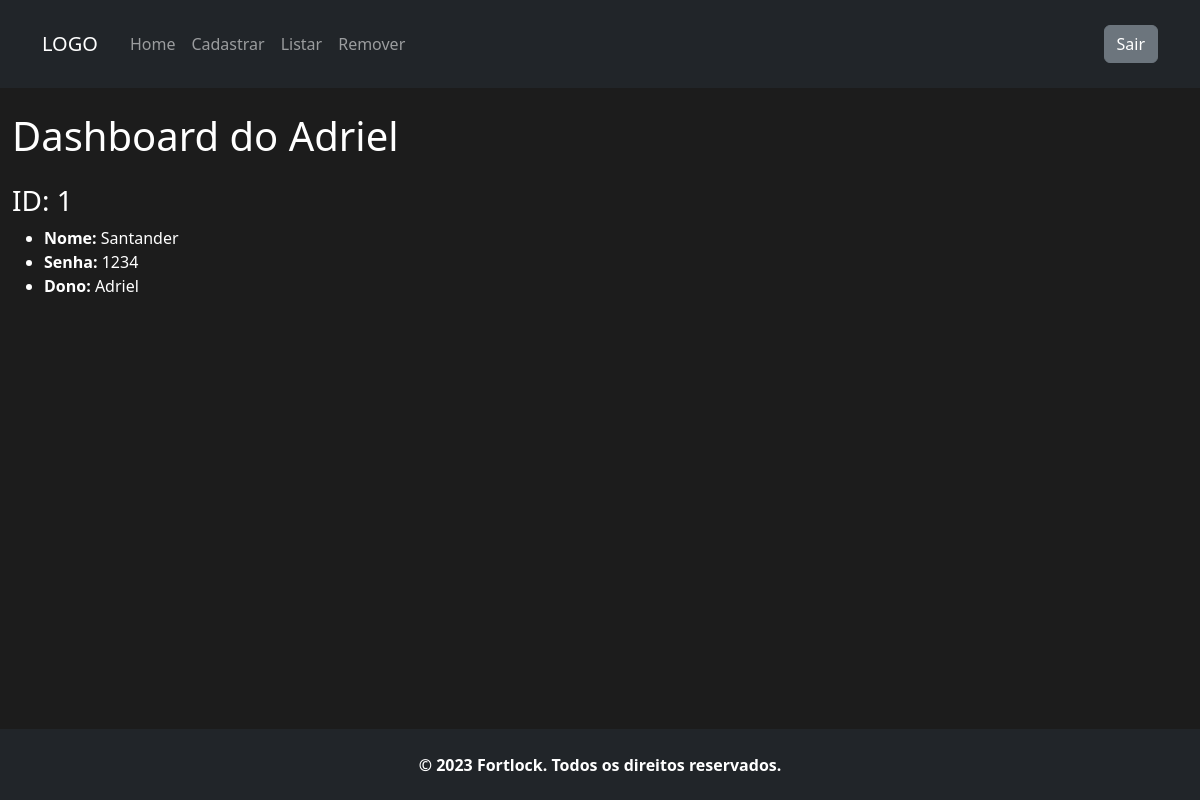
Screenshot of /dashboard/ (signed in) with the database file from the repository.
### fortlock_app/models.py (models this page shows, shortened)
class Usuario(models.Model):
    matricula = models.CharField(max_length=30, unique=True)
    nome = models.CharField(max_length=50)
    email = models.CharField(max_length=100, unique=True)
    senhaMestra = models.CharField(max_length=30)
    def __str__(self):
        return self.nome  # Defina como deseja que o usuário seja representado

class Cofre(models.Model):
    nome = models.CharField(max_length=30)
    senha = models.CharField(max_length=30)
    usuario = models.ForeignKey(Usuario, on_delete=models.CASCADE, default=1)

### fortlock_app/views.py (the view)
# urls.py: path('dashboard/', views.homeDashboard, name='homeDashboard'),
def homeDashboard(request):
    user_id = request.session.get('user_id')
    if user_id is not None:
        usuario = Usuario.objects.get(pk=user_id)
        cofres = Cofre.objects.filter(usuario=usuario)
        return render(request, 'fortlock_app/dashboard/home.html', {'cofres': cofres, 'usuario': usuario})
    else:
        return redirect('login')

### fortlock_app/templates/fortlock_app/dashboard/home.html (shortened to what this page needs)
{% with page_title="Fortlock - Dashboard" %}
    {% include "fortlock_app/dashboard/header.html" %}
{% endwith %}
    <main class="container-fluid pt-4">
        <h1 class="mb-4">Dashboard do {{ usuario.nome }}</h1>
        {% for cofre in cofres %}
            <h3>ID: {{ cofre.id }}</h3>
            <ul>
                <li><strong>Nome: </strong>{{ cofre.nome }}</li>
                <li><strong>Senha: </strong>{{ cofre.senha }}</li>
                <li><strong>Dono: </strong>{{ cofre.usuario }}</li>
            </ul>
        {% endfor %}
    </main>
    {% include "footer.html" %}
</body>
</html>

### fortlock_app/templates/fortlock_app/dashboard/header.html (shortened to what this page needs)
<!DOCTYPE html>
<html>
<head>
    <link rel="stylesheet" href="../static/css/style.css">
    <link rel="stylesheet" href="https://cdn.jsdelivr.net/npm/bootstrap-icons@1.11.1/font/bootstrap-icons.css">
    {% load bootstrap5 %}
    {% bootstrap_css %}
</head>
<body class="principal">
    <header>
        <nav class="navbar navbar-expand-lg navbar-dark bg-dark py-4">
            <div class="container">
                <a class="navbar-brand me-4" href="/">LOGO</a>
                <div class="collapse navbar-collapse" id="navbarSupportedContent">
                    <ul class="navbar-nav me-auto mb-2 mb-lg-0">
                        <li class="nav-item">
                            <a class="nav-link" aria-current="page" href="/">Home</a>
                        </li>
                        <li class="nav-item">
                            <a class="nav-link" href="{% url 'cadastrar' %}">Cadastrar</a>
                        </li>
                        <li class="nav-item">
                            <a class="nav-link" href="{% url 'listar' %}">Listar</a>
                        </li>
                        <li class="nav-item">
                            <a class="nav-link" href="{% url 'remover' %}">Remover</a>
                        </li>
                    </ul>
                </div>
                <a class="btn btn-secondary" role="button" href="{% url 'logout' %}">Sair</a>
            </div>
        </nav>
    </header>

### fortlock_app/templates/footer.html
<footer>
    <p>&copy; 2023 Fortlock. Todos os direitos reservados.</p>
</footer>

### fortlock_app/static/css/style.css (style rules this page uses)
.principal { background-color: #1c1c1c; margin-bottom: 4.5rem; }
main { margin-bottom: 7rem; color: #FFF; }
footer { display: flex; justify-content: center; align-items: center; width: 100%; position: fixed; bottom: -1px; background-color: #212529; color: #FFF; padding: 1.5rem; z-index: 999; }
footer p { margin: 0; font-weight: 600; }

### rows the page displays
Usuario: nome "Adriel"
Cofre: id "1", nome "Santander", senha "1234", usuario "Adriel"
